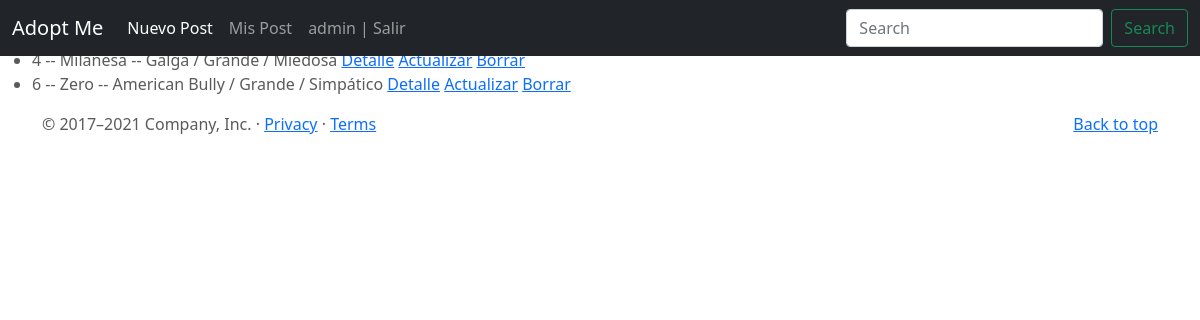
/post/list (signed in), run on the app's committed database.
### AdoptMe/models.py (models this page shows)
class Post(models.Model):
    nombre_carousel = models.CharField(max_length=30)
    caracteristicas_carousel = models.CharField(max_length=50)
    nombre = models.CharField(max_length=15)
    caracteristicas = models.CharField(max_length=250)
    editor = models.ForeignKey(to=User, on_delete=models.CASCADE, related_name='editor')
    imagen = models.ImageField(upload_to="posts", null=True, blank=True)
    def __str__(self):
        return f"{self.id} -- {self.nombre_carousel} -- {self.caracteristicas_carousel}"

### AdoptMe/views.py (the view)
# urls.py: path('post/list', PostList.as_view(), name="post-list"),
class PostList(ListView):
    model = Post

### AdoptMe/templates/AdoptMe/post_list.html
{% extends "AdoptMe/base.html" %}
{% block main %}
    <ul>
    {% for post in object_list %}
    <li>
        {{post}}
        <a href="{% url 'post-detail' post.id %}"> Detalle</a>
        {% if user.is_authenticated and post.editor == user %}
            <a href="{% url 'post-update' post.id %}"> Actualizar</a>
            <a href="{% url 'post-delete' post.id %}"> Borrar</a>
        {% endif %}
    </li>
    {% endfor %}
    </ul>
{% endblock %}

### AdoptMe/templates/AdoptMe/base.html (shortened to what this page needs)
<!DOCTYPE html>
<html lang="en">
<head>
    {% load static %}
<link href= "{% static 'AdoptMe/css/bootstrap.min.css' %}" rel="stylesheet">
    <link href="{% static 'AdoptMe/css/carousel.css' %}" rel="stylesheet">
</head>
  <body>
    <header>
      <nav class="navbar navbar-expand-md navbar-dark fixed-top bg-dark">
        <div class="container-fluid">
          <a class="navbar-brand" href="{% url 'index' %}"> Adopt Me</a>
          <div class="collapse navbar-collapse" id="navbarCollapse">
            <ul class="navbar-nav me-auto mb-2 mb-md-0">
              <li class="nav-item">
                <a class="nav-link active" aria-current="page" href="{% url 'post-create' %}">Nuevo Post</a>
              </li>
              <li class="nav-item">
                <a class="nav-link" href="{% url 'post-list' %}">Mis Post</a>
              </li>
              {% if user.is_authenticated %}
                <li class="nav-item">
                    <a class="nav-link" href="{% url 'logout' %}"> {{user.username}} | Salir</a>
                </li>
              {% endif %}
            </ul>
            <form class="d-flex">
              <input class="form-control me-2" type="search" placeholder="Search" aria-label="Search">
              <button class="btn btn-outline-success" type="submit">Search</button>
            </form>
          </div>
        </div>
      </nav>
    </header>
    {% block main %}
    {% endblock %}
  <footer class="container">
    <p class="float-end"><a href="https://getbootstrap.com/docs/5.0/examples/carousel/#">Back to top</a></p>
    <p>© 2017–2021 Company, Inc. · <a href="https://getbootstrap.com/docs/5.0/examples/carousel/#">Privacy</a> · <a href="https://getbootstrap.com/docs/5.0/examples/carousel/#">Terms</a></p>
  </footer>
  </body>
</html>

### AdoptMe/static/AdoptMe/css/carousel.css (style rules this page uses)
body { padding-top: 3rem; padding-bottom: 3rem; color: #5a5a5a; }

### data on the page
Post: id+nombre_carousel+caracteristicas_carousel "4 -- Milanesa -- Galga / Grande / Miedosa", shows "Actualizar"
Post: id+nombre_carousel+caracteristicas_carousel "6 -- Zero -- American Bully / Grande / Simpático", shows "Actualizar"

### other printed values
{{ user.username }} "admin"
